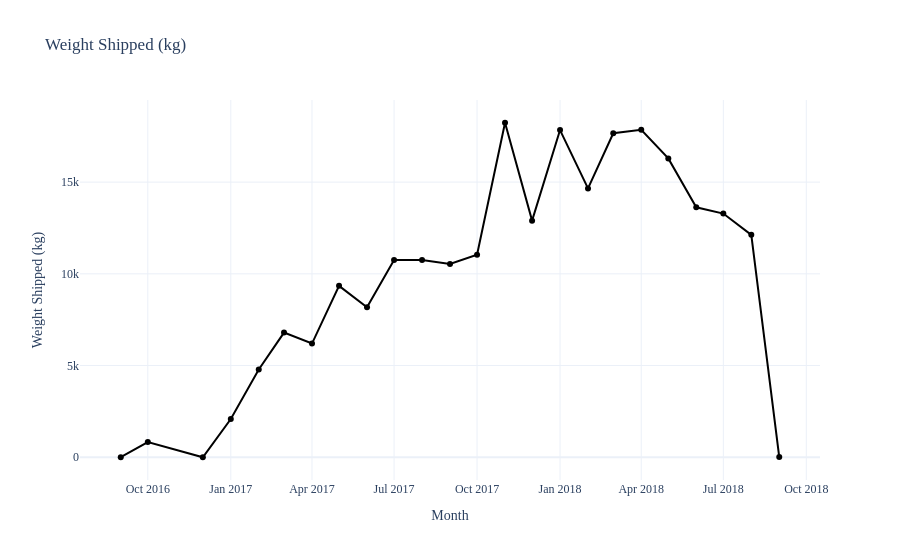
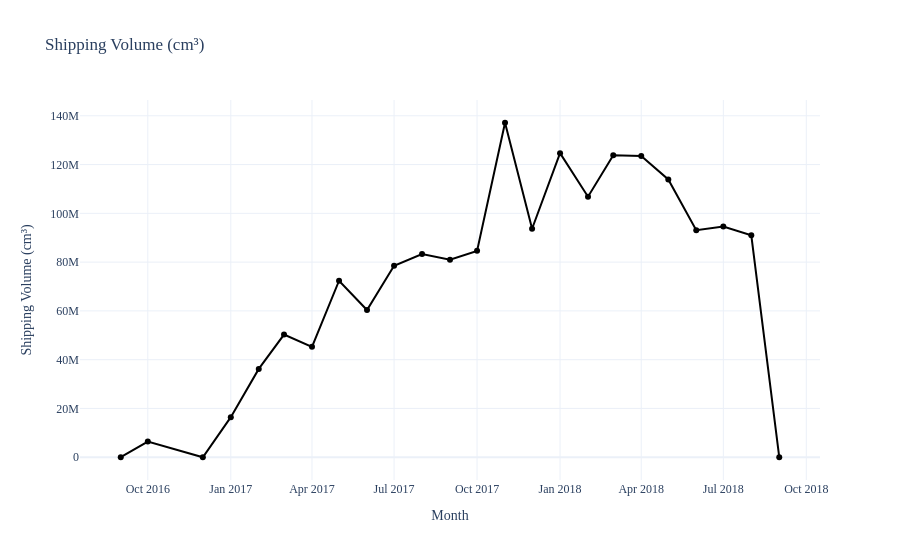

The cell these charts' notebook holds for them, in order:
### Markdown cell above
### Total Shipping Weight and Volume

### Code cell
# create new data frame for monthly totals
shipping_total = shipping.groupby("mon")[["product_weight_kg", "volume"]].sum().reset_index()

# initialise figures
fig1 = px.line(shipping_total, x = "mon", y = "product_weight_kg", 
               title = "Weight Shipped (kg)", markers=True,
               labels={"mon": "Month", "product_weight_kg": "Weight Shipped (kg)"})
fig2 = px.line(shipping_total, x = "mon", y = "volume", 
               title = "Shipping Volume (cm\u00b3)", markers=True,
               labels={"mon": "Month", "volume": "Shipping Volume (cm\u00b3)"})

# add templates and fonts
fig1.update_layout(font_family="Roboto Mono", template="plotly_white")
fig2.update_layout(font_family="Roboto Mono", template="plotly_white")

# change line colour to black
fig1.update_traces(line_color="black")
fig2.update_traces(line_color="black")

# show plots
fig1.show()
fig2.show()

### Figure 1 — Plotly figure (JSON) as saved in the notebook; plotly's stock layout.template omitted (floating-point values rounded to 4 significant figures)
{"data": [{"hovertemplate": "Month=%{x}<br>Weight Shipped (kg)=%{y}<extra></extra>", "legendgroup": "", "line": {"color": "black", "dash": "solid"}, "marker": {"symbol": "circle"}, "mode": "lines+markers", "name": "", "orientation": "v", "showlegend": false, "type": "scatter", "x": ["2016-09-01 00:00:00.000", "2016-10-01 00:00:00.000", "2016-12-01 00:00:00.000", "2017-01-01 00:00:00.000", "2017-02-01 00:00:00.000", "2017-03-01 00:00:00.000", "2017-04-01 00:00:00.000", "2017-05-01 00:00:00.000", "2017-06-01 00:00:00.000", "2017-07-01 00:00:00.000", "2017-08-01 00:00:00.000", "2017-09-01 00:00:00.000", "2017-10-01 00:00:00.000", "2017-11-01 00:00:00.000", "2017-12-01 00:00:00.000", "2018-01-01 00:00:00.000", "2018-02-01 00:00:00.000", "2018-03-01 00:00:00.000", "2018-04-01 00:00:00.000", "2018-05-01 00:00:00.000", "2018-06-01 00:00:00.000", "2018-07-01 00:00:00.000", "2018-08-01 00:00:00.000", "2018-09-01 00:00:00.000"], "xaxis": "x", "y": [6.9, 828.5, 0.2, 2084.0, 4788.0, 6798.0, 6199.0, 9346.0, 8175.0, 10750.0, 10760.0, 10540.0, 11050.0, 18240.0, 12900.0, 17840.0, 14660.0, 17660.0, 17860.0, 16290.0, 13630.0, 13290.0, 12120.0, 10.4], "yaxis": "y"}], "layout": {"font": {"family": "Roboto Mono"}, "legend": {"tracegroupgap": 0}, "title": {"text": "Weight Shipped (kg)"}, "xaxis": {"anchor": "y", "domain": [0, 1], "title": {"text": "Month"}}, "yaxis": {"anchor": "x", "domain": [0, 1], "title": {"text": "Weight Shipped (kg)"}}}}

### Figure 2 — Plotly figure (JSON) as saved in the notebook; plotly's stock layout.template omitted (floating-point values rounded to 4 significant figures)
{"data": [{"hovertemplate": "Month=%{x}<br>Shipping Volume (cm³)=%{y}<extra></extra>", "legendgroup": "", "line": {"color": "black", "dash": "solid"}, "marker": {"symbol": "circle"}, "mode": "lines+markers", "name": "", "orientation": "v", "showlegend": false, "type": "scatter", "x": ["2016-09-01 00:00:00.000", "2016-10-01 00:00:00.000", "2016-12-01 00:00:00.000", "2017-01-01 00:00:00.000", "2017-02-01 00:00:00.000", "2017-03-01 00:00:00.000", "2017-04-01 00:00:00.000", "2017-05-01 00:00:00.000", "2017-06-01 00:00:00.000", "2017-07-01 00:00:00.000", "2017-08-01 00:00:00.000", "2017-09-01 00:00:00.000", "2017-10-01 00:00:00.000", "2017-11-01 00:00:00.000", "2017-12-01 00:00:00.000", "2018-01-01 00:00:00.000", "2018-02-01 00:00:00.000", "2018-03-01 00:00:00.000", "2018-04-01 00:00:00.000", "2018-05-01 00:00:00.000", "2018-06-01 00:00:00.000", "2018-07-01 00:00:00.000", "2018-08-01 00:00:00.000", "2018-09-01 00:00:00.000"], "xaxis": "x", "y": [24290, 6416634, 352, 16445977, 36214407, 50282020, 45266631, 72374517, 60365979, 78515640, 83340801, 80965521, 84608958, 137128972, 93667393, 124664675, 106819401, 123776592, 123506885, 113870059, 93086184, 94564954, 90987838, 34816], "yaxis": "y"}], "layout": {"font": {"family": "Roboto Mono"}, "legend": {"tracegroupgap": 0}, "title": {"text": "Shipping Volume (cm³)"}, "xaxis": {"anchor": "y", "domain": [0, 1], "title": {"text": "Month"}}, "yaxis": {"anchor": "x", "domain": [0, 1], "title": {"text": "Shipping Volume (cm³)"}}}}
